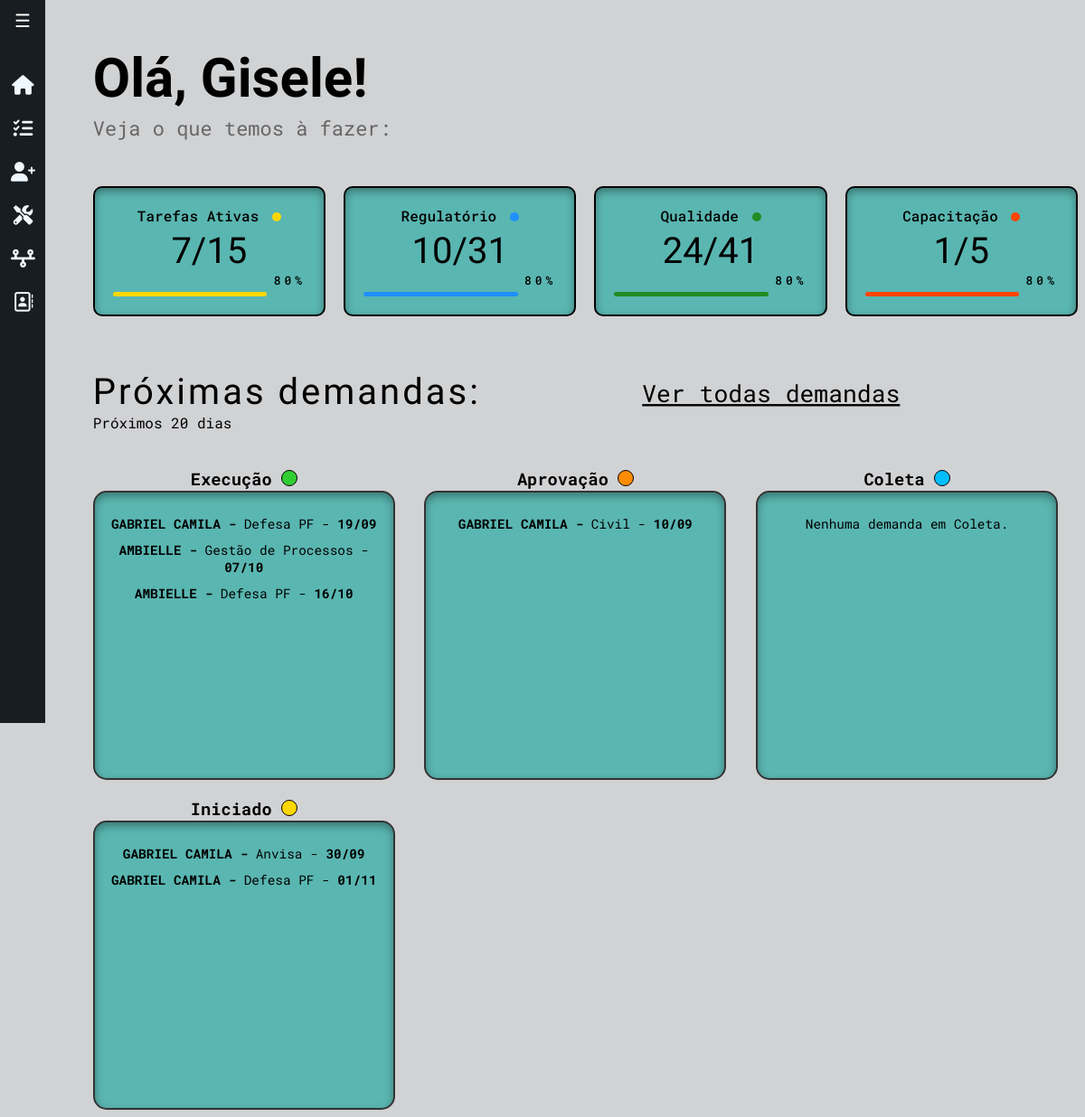
Page /ambielle/ on the earlier database version.
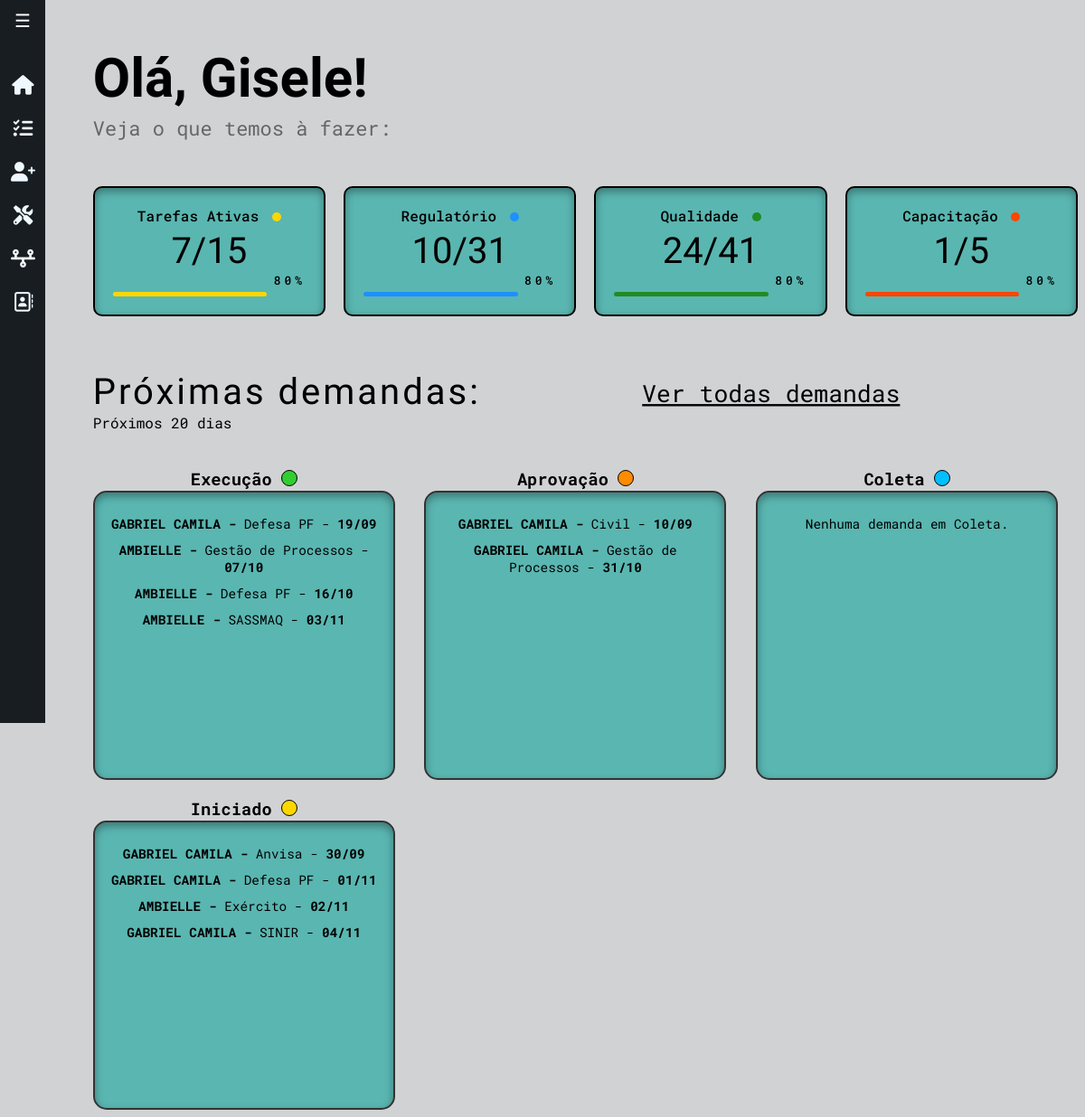
Same page on the later database version.
### workflow/models.py (models this page shows, shortened)
class Tarefa(models.Model):
    STATUS_CHOICES = [
        ('Iniciado', 'Iniciado'),
        ('Coleta De Informações', 'Coleta de Informações'),
        ('Execucao', 'Execução'),
        ('Aprovação Cliente', 'Aprovação Cliente'),
        ('Concluído', 'Concluído'),
        ('Encerrado', 'Encerrado'),
    ]
    TIPO_SERVICO_CHOICES = [
        ('Anvisa', 'Anvisa'),
        ('Civil', 'Civil'),
        ('Defesa PF', 'Defesa PF'),
        ('Exército', 'Exército'),
        ('Gestão de Processos', 'Gestão de Processos'),
        ('Ibama', 'Ibama'),
        ('ISO 9001', 'ISO 9001'),
        ('IAT', 'IAT'),
        ('Liderança', 'Liderança'),
        ('Mapa Da PF', 'Mapa Da PF'),
        ('Polícia Federal', 'Polícia Federal'),
        ('PRODIR', 'PRODIR'),
        ('RDC Anvisa', 'RDC Anvisa'),
        ('Recursos Humanos', 'Recursos Humanos'),
        ('Regulatório', 'Regulatório'),
        ('SASSMAQ', 'SASSMAQ'),
        ('SINIR', 'SINIR'),
        ('Treinamento (E-book)', 'Treinamento (E-book)'),
        ('Treinamento (On-line)', 'Treinamento (On-line)'),
        ('Treinamento (Presencial)', 'Treinamento (Presencial)'),
    ]
    tipo_servico = models.CharField(max_length=50, choices=TIPO_SERVICO_CHOICES, default='ANVISA')
    cliente = models.ForeignKey(Cliente, on_delete=models.CASCADE)
    status = models.CharField(max_length=50, choices=STATUS_CHOICES, default='iniciado')
    data_inicio = models.DateField(default=timezone.now)
    prazo_final = models.DateField(null=True, blank=True)
    observacoes = models.TextField(blank=True, null=True)

class Cliente(models.Model):
    nome = models.CharField(max_length=255)
    endereco = models.CharField(max_length=255)
    razao_social = models.CharField(max_length=255, blank=True, null=True)
    telefone = models.CharField(max_length=15)
    email = models.EmailField()
    contato_principal = models.CharField(max_length=255)
    contato_secundario = models.CharField(max_length=255, blank=True, null=True)
    proposta_link = models.URLField(blank=True, null=True)
    def __str__(self):
        return f"{self.nome}"

### workflow/views/getPage.py (the view)
# urls.py: path('ambielle/', views.index, name='index'),
def index(request):
    title = 'Home'
    hoje = timezone.now().date()
    data_limite = hoje + timedelta(days=20)
    demandas_execucao = Tarefa.objects.filter(status='Execucao', prazo_final__lte=data_limite).order_by('prazo_final')
    demandas_aprovacao = Tarefa.objects.filter(status='Aprovação Cliente', prazo_final__lte=data_limite).order_by('prazo_final')
    demandas_coleta = Tarefa.objects.filter(status='Coleta de Informações', prazo_final__lte=data_limite).order_by('prazo_final')
    demandas_iniciado = Tarefa.objects.filter(status='Iniciado', prazo_final__lte=data_limite).order_by('prazo_final')
    context ={
        'title': title,
        'demandas_execucao': demandas_execucao,
        'demandas_aprovacao': demandas_aprovacao,
        'demandas_coleta': demandas_coleta,
        'demandas_iniciado': demandas_iniciado,
    }
    return render(
        request,
        'workflow/home.html',
        context,
    )

### workflow/templates/workflow/home.html
{% extends 'global/base.html' %}
{% block content %}
  <div class="saudacao">
    <h1>Olá, <strong>Gisele!</strong></h1>
    <span>Veja o que temos à fazer:</span>
  </div>
<div class="container">
  <div class="card">
    <h2>Tarefas Ativas <span class="dot yellow"></span></h2>
    <div class="progress-info">
      <span class="numberof">7/15</span>
      <span class="percent">80%</span>
    </div>
    <div class="progress-bar yellow"></div>
  </div>
  <div class="card">
    <h2>Regulatório <span class="dot blue"></span></h2>
    <div class="progress-info">
      <span class="numberof">10/31</span>
      <span class="percent">80%</span>
    </div>
    <div class="progress-bar blue"></div>
  </div>
  <div class="card">
    <h2>Qualidade <span class="dot green"></span></h2>
    <div class="progress-info">
      <span class="numberof">24/41</span>
      <span class="percent">80%</span>
    </div>
    <div class="progress-bar green"></div>
  </div>
  <div class="card">
    <h2>Capacitação <span class="dot red"></span></h2>
    <div class="progress-info">
      <span class="numberof">1/5</span>
      <span class="percent">80%</span>
    </div>
    <div class="progress-bar red"></div>
  </div>
</div>
<div class="demand-container">
  <div class="prox-demanda">
    <div class="principal">
      <h2>Próximas demandas:</h2>
      <p>Próximos 20 dias</p>
    </div>
    <a href=" {% url 'workflow:getTarefas' %}">Ver todas demandas</a>
  </div>
  <div class="demand-cards-wrapper">
    <div class="demand-cards-status">
      <div class="status">
        <h3>Execução <svg xmlns="http://www.w3.org/2000/svg" width="18" height="18" viewBox="0 0 18 18" fill="none">
            <circle cx="9" cy="9" r="8.5" fill="#32CD32" stroke="black" />
          </svg>
        </h3>
      </div>
      <div class="demand-card">
        {% for demanda in demandas_execucao %}
        <p><strong>{{ demanda.cliente|upper }} - </strong>{{ demanda.tipo_servico }}  -
          <strong>{{ demanda.prazo_final|date:"d/m" }}</strong></p>
        {% empty %}
        <p>Nenhuma demanda em Execução.</p>
        {% endfor %}
      </div>
    </div>
    <div class="demand-cards-status">
      <div class="status">
        <h3>Aprovação <svg xmlns="http://www.w3.org/2000/svg" width="18" height="19" viewBox="0 0 18 19" fill="none">
            <circle cx="9" cy="9.04138" r="8.5" fill="#FF8C00" stroke="black" />
          </svg></h3>
      </div>
      <div class="demand-card">
        {% for demanda in demandas_aprovacao %}
        <p><strong>{{ demanda.cliente|upper }} - </strong>{{ demanda.tipo_servico }} -
          <strong>{{ demanda.prazo_final|date:"d/m" }}</strong></p>
        {% empty %}
        <p>Nenhuma demanda em Aprovação.</p>
        {% endfor %}
      </div>
    </div>
    <div class="demand-cards-status">
      <div class="status">
        <h3>Coleta <svg xmlns="http://www.w3.org/2000/svg" width="18" height="18" viewBox="0 0 18 18" fill="none">
            <circle cx="9" cy="9" r="8.5" fill="#00BFFF" stroke="black" />
          </svg>
        </h3>
      </div>
      <div class="demand-card">
        {% for demanda in demandas_coleta %}
        <p><strong>{{ demanda.cliente|upper }} - </strong>{{ demanda.tipo_servico }} -
          <strong>{{ demanda.prazo_final|date:"d/m" }}</strong></p>
        {% empty %}
        <p>Nenhuma demanda em Coleta.</p>
        {% endfor %}
      </div>
    </div>
      <div class="demand-cards-status">
        <div class="status">
            <h3>Iniciado <svg xmlns="http://www.w3.org/2000/svg" width="18" height="18" viewBox="0 0 18 18" fill="none">
                    <circle cx="9" cy="9" r="8.5" fill="#FFD700" stroke="black"/>
                </svg></h3>
        </div>
        <div class="demand-card">
            {% for demanda in demandas_iniciado %}
            <p><strong>{{ demanda.cliente|upper }} - </strong>{{ demanda.tipo_servico }} - <strong>{{ demanda.prazo_final|date:"d/m" }}</strong></p>
            {% empty %}
            <p>Nenhuma demanda Iniciada.</p>
            {% endfor %}
        </div>
      </div>
  </div>
</div>
{% endblock %}

Differences in the rows shown:
added Tarefa: cliente "AMBIELLE", tipo_servico "SASSMAQ", prazo_final "03/11", shown under "Execução"
added Tarefa: cliente "GABRIEL CAMILA", tipo_servico "Gestão de Processos", prazo_final "31/10", shown under "Aprovação"
added Tarefa: cliente "AMBIELLE", tipo_servico "Exército", prazo_final "02/11", shown under "Iniciado"
added Tarefa: cliente "GABRIEL CAMILA", tipo_servico "SINIR", prazo_final "04/11", shown under "Iniciado"
